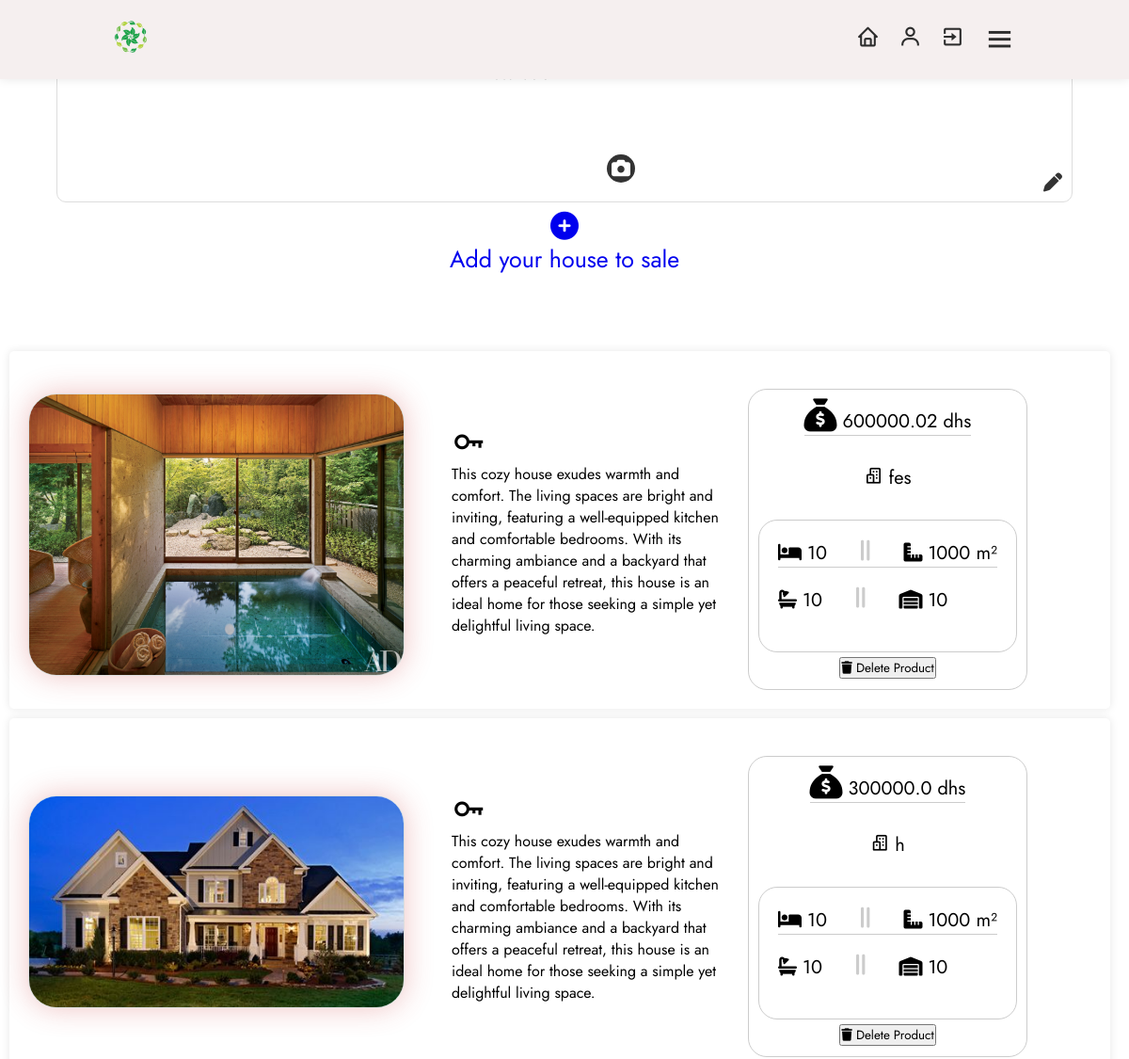
/user/HASSAN_BOUDRAA (signed in, upper part), run on an earlier commit of the app's database.
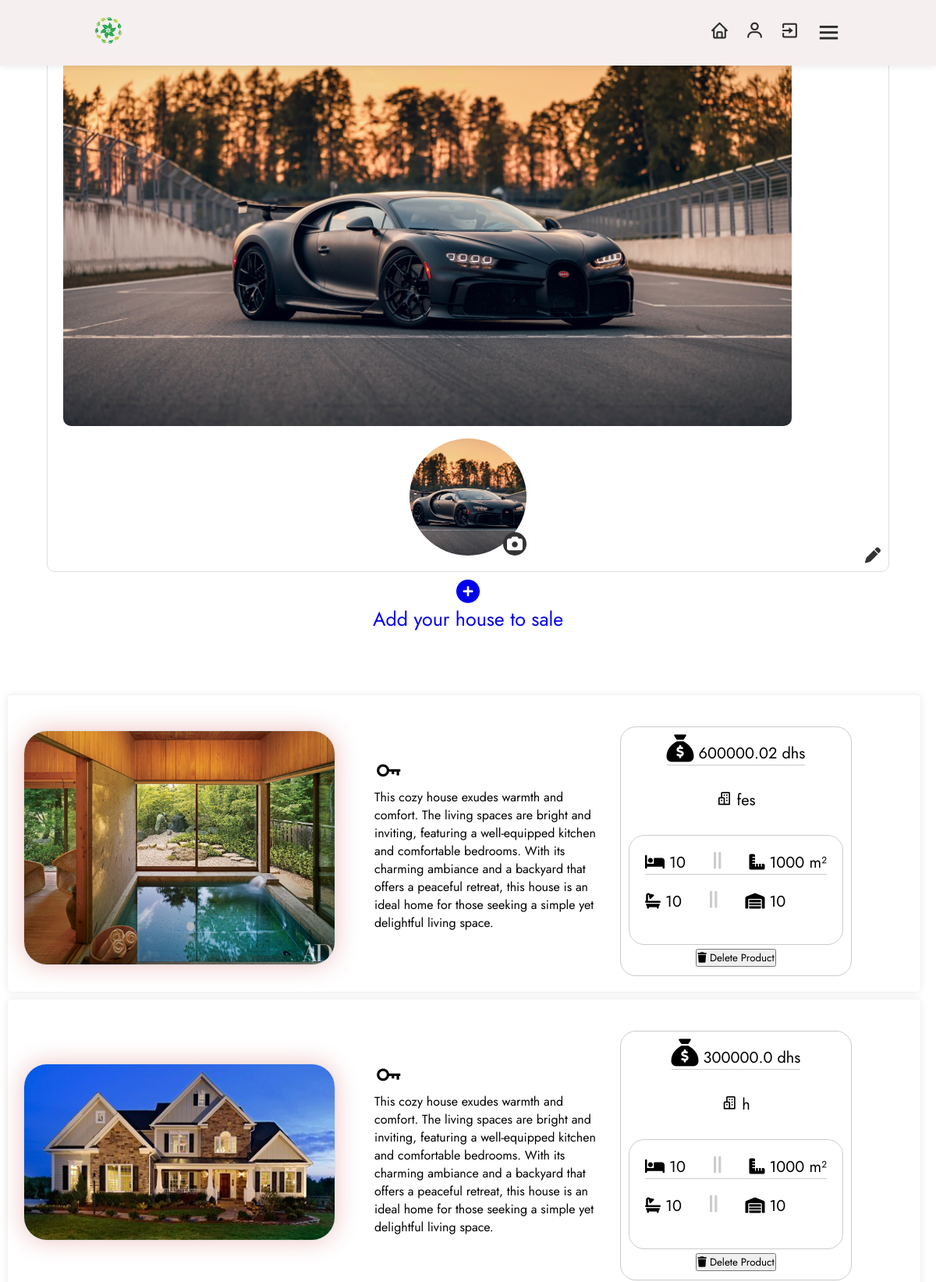
And on a later commit of the database.
### models/user.py (models this page shows)
class Products(db.Model):
    id = db.Column(db.String(50), primary_key=True, default=lambda: str( uuid.uuid4()), unique=True, nullable=False)
    name = db.Column(db.String(255), nullable=False)
    city = db.Column(db.String(8), nullable=False)
    price = db.Column(db.Float, nullable=False)
    image_path = db.Column(db.String(255), nullable=True)
    num_rooms = Column(Integer, nullable=False)
    section = Column(Integer, nullable=False)
    num_bain = Column(Integer, nullable=False)
    window_per_house = Column(Integer, nullable=False)
    user_id = db.Column(db.String(50),db.ForeignKey('user.id'),nullable=False)
    user = db.relationship('User', backref=db.backref('products', lazy=True))

class Icover(db.Model):
     id = db.Column(db.String(50), primary_key=True, default=lambda: str( uuid.uuid4()), unique=True, nullable=False)
     imagecover_path = db.Column(db.String(255), nullable=True)
     user_id = db.Column(db.String(50),db.ForeignKey('user.id'),nullable=False)
     user = db.relationship('User', backref=db.backref('Icover', lazy=True))

class Iprofile(db.Model):
    id = db.Column(db.String(50), primary_key=True, default=lambda: str( uuid.uuid4()), unique=True, nullable=False)
    imageprofile_path = db.Column(db.String(255), nullable=True)
    user_id = db.Column(db.String(50),db.ForeignKey('user.id'),nullable=False)
    user = db.relationship('User', backref=db.backref('Iprofile', lazy=True))

### models/app.py (the view)
    @app.route('/user/<username>')
    @login_required
    def user(username):
        user_data = get_user_data(username)
        if not user_data:
            flash('User not found.', 'error')
            return redirect(url_for('dashboard'))
        user_products = Products.query.filter_by(user_id=user_data.id).order_by(asc(Products.id)).all()
        for product in user_products:
            print("Product Image Path:", product.image_path)
        user_iprofile = Iprofile.query.filter_by(user_id=user_data.id).order_by(asc(Iprofile.id)).all()
        for iprofile in user_iprofile:
            print("Imageprofile Path:", iprofile.imageprofile_path)
        user_icover = Icover.query.filter_by(user_id=user_data.id).order_by(asc(Icover.id)).all()
        for icover in user_icover:
            print("Imageprofile Path:", icover.imagecover_path)
        return render_template('user.html', user=current_user, username=username, user_products=user_products, user_icover=user_icover, user_iprofile=user_iprofile, user_data=user_data)

### models/db.py (called while the page is built)
def get_user_data(username):
    user = User.query.filter_by(username=username).first()
    if user is not None:
        return user
    else:
        return None

### models/templates/user.html (shortened to what this page needs)
<!DOCTYPE html>
<html lang="en">
        <head>
                <link rel="stylesheet" href="{{ url_for('static', filename='style/dashboard.css') }}">
                <link rel="stylesheet" href="https://cdnjs.cloudflare.com/ajax/libs/font-awesome/5.15.2/css/all.min.css">
                <link rel="stylesheet" href="https://cdnjs.cloudflare.com/ajax/libs/font-awesome/6.4.2/css/all.min.css" />
                <link rel="stylesheet" href="https://unpkg.com/boxicons@latest/css/boxicons.min.css">
                <link href="https://cdn.jsdelivr.net/npm/bootstrap-icons@1.21.0/font/bootstrap-icons.css" rel="stylesheet">
        </head>
        <body>
                <header>
                        <div class="logo">
                                <img src="{{ url_for('static', filename='images/icon.png') }}" alt="Icon">
                        </div>
                        <div class="nav-icon">
                                <a onclick="window.location.href='{{ url_for('dashboard') }}'"><i class='bx bx-home'></i></a>
                                <a onclick="window.location.href='{{ url_for('user', username=current_user.username) }}'"><i class='bx bx-user'></i></a>
                                <a onclick="window.location.href='{{ url_for('exit') }}'"><i class='bx bx-exit'></i></a>
                                <div class="bx bx-menu" id="menu-icon"></div>
                        </div>
                </header>
		<div class="container1">
			{% if current_user.Icover %}
			      {% for icover in current_user.Icover %}
			             <img src="{{ url_for('serve_image', filename=icover.imagecover_path.split('/')[-1]) }}" alt="Imagecover">
			      {% endfor %}
			{% else %}
			             <p>No profile image available</p>
			{% endif %}
		    <i class="fa-solid fa-pen" onclick="openModal('myModal1')"></i>
		    <div class="circle">
			    {% if current_user.Iprofile %}
			        {% for iprofile in current_user.Iprofile %}
				     <img src="{{ url_for('serve_image', filename=iprofile.imageprofile_path.split('/')[-1]) }}" alt="Imageprofile">
				{% endfor %}
			    {% else %}
			             <p>No profile image available</p>
			    {% endif %}
			    <i class="fa-solid fa-camera" onclick="openModal('myModal2')"></i>
		    </div>
		</div>
                <a href="{{ url_for('add_product') }}">
                        <div class="acourd">
                                <i class="fas fa-plus-circle add-product-icon" style="font-size: 30px; "> </i>
                                <p>Add your house to sale</p>
                        </div>
                </a>
                <section class="inside">
                                {% for product in user_products %}
                                <div class="card">
                                     {% if product.image_path %}
                                        <img class="product-image" src="{{ url_for('serve_image', filename=product.image_path.split('/')[-1]) }}" alt="Product Image">
                                     {% else %}
                                              <p>No Image Available</p>
                                     {% endif %}
                                        <a style="max-width: 300px; margin-right: 15px;">
                                                <i class='bx bx-key' style="font-size: 38px"></i><p>   {{ product.name }} </p>
                                        </a>
                                        <div class="product-info">
                                                       <li style="border-bottom: 1px solid #ccc; margin-bottom: 30px;">
                                                                <i class="fa-solid fa-sack-dollar" style="font-size: 35px;"></i>   {{ product.price }} dhs
                                                       </li>
                                                       <p style="margin-bottom: 30px;">
                                                                <i class='bx bx-buildings'></i>   {{ product.city }}
                                                       </p>
                                                       <a style="border: 1px solid #ccc; border-radius: 20px; padding: 20px;">
                                                                 <p style="border-bottom: 1px solid #ccc; margin-bottom: 20px;">
                                                                        <i class="fa-solid fa-bed"></i> {{ product.num_rooms }}
                                                                        <i class="fa-solid fa-grip-lines-vertical" style="color: #ccc; font-size: 25px; margin-left: 30px; margin-right: 30px"></i>
                                                                        <i class="fa-solid fa-ruler-combined"></i>    {{ product.section }} m²
                                                                 </p>
                                                                 <p style="margin-bottom: 20px; margin-bottom: 20px;">
                                                                        <i class="fa-solid fa-bath"></i>    {{ product.num_bain }}
                                                                        <i class="fa-solid fa-grip-lines-vertical" style="color: #ccc; font-size: 25px; margin-left: 30px; margin-right: 30px;"></i>
                                                                        <i class="fa-solid fa-warehouse"></i>     {{ product.window_per_house }}
                                                                 </p>
                                                       </a>
                                                       <form action="{{ url_for('delete_product', product_id=product.id) }}" method="post"
                                                               onsubmit="return confirm('Are you sure you want to delete this product?')">
                                                               <button type="submit" class="delete-product-button">
                                                                       <i class="fas fa-trash"></i> Delete Product
                                                               </button>
                                                       </form>
                                        </div>
                                </div>
                                {% endfor %}
                </section>
        </body>
</html>

### models/static/style/dashboard.css (style rules this page uses)
* { margin: 0; padding: 0; box-sizing: border-box; font-family: 'Jost', sans-serif; list-style: none; text-decoration: none; }
header { position: fixed; width: 100%; top: 0; right: 0; z-index: 1000; display: flex; align-items: center; justify-content: space-between; padding: 20px 10%; background-color: #f5efef; box-shadow: 0 0 10px rgba(0, 0, 0, 0.1); }
.logo img { max-width: 120px; height: 1cm; }
.nav-icon { display: flex; align-items: center; }
.nav-icon i { margin-right: 20px; color: #2c2c2c; font-size: 25px; font-weight: 400; transform: all .42s ease; }
#menu-icon { font-size: 35px; color: #2c2c2c; z-index: 10001; cursor: pointer; }
.inside { padding-top: 70px; padding-right: 10px; }
.card { display: flex; background-color: none; margin-bottom: 20px; align-items: center; padding: 20px; margin: 10px; border-radius: 5px; box-shadow: 0 0 10px rgba(0, 0, 0, 0.1); }
.product-image { margin-right: 50px; max-width: 400px; height: auto; margin-top: 10px; border: 1px solid #ddd; border-radius: 30px; overflow: hidden; box-shadow: 0 0 30px rgba(201, 57, 57, 0.3); }
.product-info { margin-top: 20px; padding: 10px; border: 1px solid #ccc; border-radius: 20px; display: flex; flex-direction: column; font-size: 20px; align-items: CENTER; justify-content: flex-start; flex-wrap: wrap; }
.acourd { padding-top: 10px; text-align: center; }
.acourd p { font-size: 25px; }
.container1 { position: relative; width: 100%; max-width: 90%; margin: 0 auto; padding: 20px; background-color: none; border: 1px solid #ddd; border-radius: 10px; }
.container1 img[alt="Imagecover"] { width: 90%; height: auto; border-radius: 10px; margin-bottom: 10px; }
.container1 i.fa-pen { position: absolute; bottom: 10px; right: 10px; font-size: 20px; color: #333; transform: all .42s ease; cursor: pointer; }
.container1 .circle { position: relative; width: 150px; height: 150px; border-radius: 50%; margin: 0 auto; }
.container1 img[alt="Imageprofile"] { width: 100%; height: 100%; object-fit: cover; border-radius: 50%; }
.container1 i.fa-camera { position: absolute; bottom: 0; right: 0; transform: all .42s ease; font-size: 20px; color: #fff; background-color: #333; padding: 5px; border-radius: 50%; cursor: pointer; }

What changed in the data, as far as the page shows it:
added Icover: imagecover_path (picture)
added Iprofile: imageprofile_path (picture)
